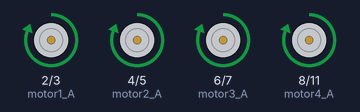
The sketch below on a simulated Arduino Uno, built with avr-gcc and run on an emulated ATmega328P. Shown: motor-driver pin pairs drawn as motors (green arrow = first pin HIGH = forward, orange = second pin HIGH = backward, longer = more drive).

Above: at 0.1 s.
At 30.1 s:
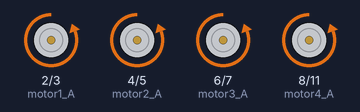
Timing chart, 0 to 31.6 s (numbered marks = the images above):
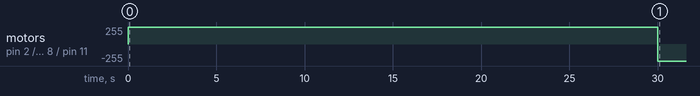

The sketch:

bodacious_gogo1.ino
```cpp
// تعريقات منافذ L293D IC #1 (المحركات اليمنى)
const int motor1_A = 2; // محرك 1 (يمين أمام)
const int motor1_B = 3;
const int motor2_A = 4; // محرك 2 (يمين خلف)
const int motor2_B = 5;

// تعريقات منافذ L293D IC #2 (المحركات اليسرى)
const int motor3_A = 6;  // محرك 3 (يسار أمام)
const int motor3_B = 7;
const int motor4_A = 8;  // محرك 4 (يسار خلف)
const int motor4_B = 11;

void setup() {
  // ضبط جميع منافذ التحكم كمخرجات
  pinMode(motor1_A, OUTPUT); pinMode(motor1_B, OUTPUT);
  pinMode(motor2_A, OUTPUT); pinMode(motor2_B, OUTPUT);
  pinMode(motor3_A, OUTPUT); pinMode(motor3_B, OUTPUT);
  pinMode(motor4_A, OUTPUT); pinMode(motor4_B, OUTPUT);
}

void loop() {
  // 1. للأمام: تتحرك المحركات الأربعة للأمام لمدة 30 ثانية
  moveForward();
  delay(30000); // 30 ثانية

  // 2. للخلف: تعكس المحركات اتجاهها وتتحرك للخلف لمدة 60 ثانية (دقيقة)
  moveBackward();
  delay(60000); // 60 ثانية

  // 3. لليمين ولليسار بالتناوب لمدة دقيقة كاملة (60 ثانية)
  // يتم عمل 6 دورات تناوب (كل دورة: 5 ثوانٍ يمين + 5 ثوانٍ يسار = 10 ثوانٍ)
  for (int i = 0; i < 6; i++) {
    turnRight();
    delay(5000); // 5 ثوانٍ يمين

    turnLeft();
    delay(5000); // 5 ثوانٍ يسار
  }

  // إيقاف المحركات مؤقتاً قبل إعادة الحلقة
  stopMotors();
  delay(2000);
}

// دالة الحركة للأمام
void moveForward() {
  digitalWrite(motor1_A, HIGH); digitalWrite(motor1_B, LOW);
  digitalWrite(motor2_A, HIGH); digitalWrite(motor2_B, LOW);
  digitalWrite(motor3_A, HIGH); digitalWrite(motor3_B, LOW);
  digitalWrite(motor4_A, HIGH); digitalWrite(motor4_B, LOW);
}

// دالة الحركة للخلف
void moveBackward() {
  digitalWrite(motor1_A, LOW); digitalWrite(motor1_B, HIGH);
  digitalWrite(motor2_A, LOW); digitalWrite(motor2_B, HIGH);
  digitalWrite(motor3_A, LOW); digitalWrite(motor3_B, HIGH);
  digitalWrite(motor4_A, LOW); digitalWrite(motor4_B, HIGH);
}

// دالة الدوران لليمين (المحركات اليسرى تتقدم واليمنى ترجع للخلف)
void turnRight() {
  digitalWrite(motor1_A, LOW);  digitalWrite(motor1_B, HIGH);
  digitalWrite(motor2_A, LOW);  digitalWrite(motor2_B, HIGH);
  digitalWrite(motor3_A, HIGH); digitalWrite(motor3_B, LOW);
  digitalWrite(motor4_A, HIGH); digitalWrite(motor4_B, LOW);
}

// دالة الدوران لليسار (المحركات اليمنى تتقدم واليسرى ترجع للخلف)
void turnLeft() {
  digitalWrite(motor1_A, HIGH); digitalWrite(motor1_B, LOW);
  digitalWrite(motor2_A, HIGH); digitalWrite(motor2_B, LOW);
  digitalWrite(motor3_A, LOW);  digitalWrite(motor3_B, HIGH);
  digitalWrite(motor4_A, LOW);  digitalWrite(motor4_B, HIGH);
}

// دالة إيقاف جميع المحركات
void stopMotors() {
  digitalWrite(motor1_A, LOW); digitalWrite(motor1_B, LOW);
  digitalWrite(motor2_A, LOW); digitalWrite(motor2_B, LOW);
  digitalWrite(motor3_A, LOW); digitalWrite(motor3_B, LOW);
  digitalWrite(motor4_A, LOW); digitalWrite(motor4_B, LOW);
}
```

Measured:
- by itself, motor on pin 2 (motor1_A) / pin 3 (motor1_B), motor on pin 4 (motor2_A) / pin 5 (motor2_B), motor on pin 6 (motor3_A) / pin 7 (motor3_B), motor on pin 8 (motor4_A) / pin 11 (motor4_B): stopped → forward 255/255 at 0.00 s, → backward 255/255 30.0 s later
